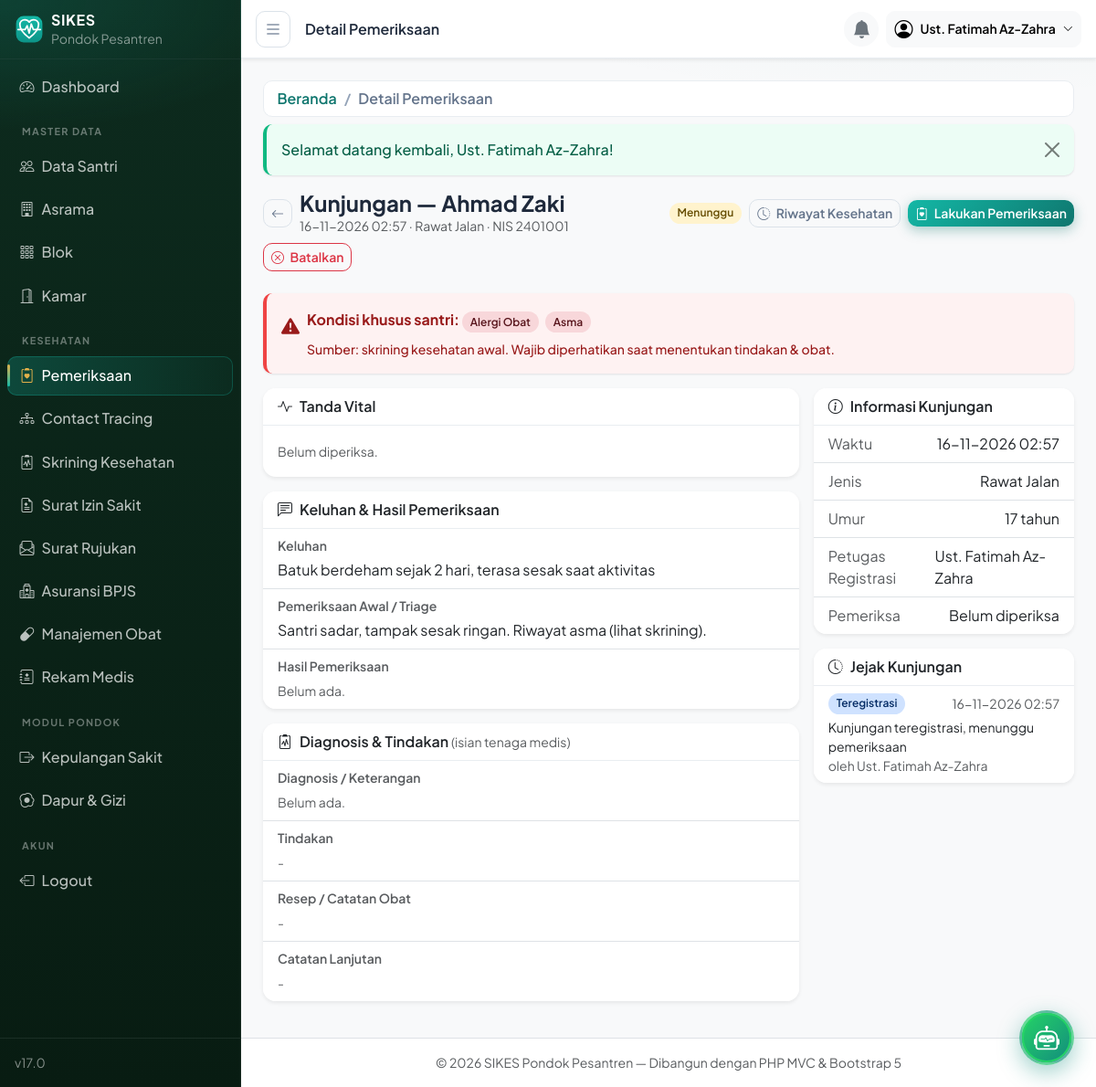
The page /pemeriksaan/1 (signed in) on the database its author committed.
### tables this page shows
CREATE TABLE pemeriksaan (
  id                 BIGINT UNSIGNED AUTO_INCREMENT PRIMARY KEY,
  santri_id          INT UNSIGNED NOT NULL,
  tanggal_kunjungan  DATETIME NOT NULL,
  jenis_kunjungan    ENUM('rawat_jalan','darurat','kontrol','preventif') NOT NULL DEFAULT 'rawat_jalan',
  keluhan            TEXT NOT NULL,
  pemeriksaan_awal   TEXT DEFAULT NULL,
  suhu_c             DECIMAL(4,1) DEFAULT NULL COMMENT '33.0 - 45.0',
  td_sistol          SMALLINT UNSIGNED DEFAULT NULL COMMENT '50 - 300 mmHg',
  td_diastol         SMALLINT UNSIGNED DEFAULT NULL COMMENT '20 - 200 mmHg',
  nadi               SMALLINT UNSIGNED DEFAULT NULL COMMENT '20 - 250 x/menit',
  pernapasan         SMALLINT UNSIGNED DEFAULT NULL COMMENT '5 - 80 x/menit',
  hasil_pemeriksaan  TEXT DEFAULT NULL,
  diagnosis          TEXT DEFAULT NULL COMMENT 'isian manual tenaga medis',
  tindakan           TEXT DEFAULT NULL,
  resep_obat         TEXT DEFAULT NULL,
  catatan_lanjutan   TEXT DEFAULT NULL,
  tanggal_kontrol    DATE DEFAULT NULL,
  status             ENUM('menunggu','selesai','batal') NOT NULL DEFAULT 'menunggu',
  pemeriksa_id       INT UNSIGNED DEFAULT NULL,
  petugas_id         INT UNSIGNED DEFAULT NULL,
  created_at         TIMESTAMP NOT NULL DEFAULT CURRENT_TIMESTAMP,
  updated_at         TIMESTAMP NOT NULL DEFAULT CURRENT_TIMESTAMP ON UPDATE CURRENT_TIMESTAMP,
  INDEX idx_pemeriksaan_tanggal (tanggal_kunjungan),
  INDEX idx_pemeriksaan_status  (status),
  CONSTRAINT fk_pemeriksaan_santri FOREIGN KEY (santri_id) REFERENCES santri (id)
    ON DELETE CASCADE ON UPDATE CASCADE,
  CONSTRAINT fk_pemeriksaan_pemeriksa FOREIGN KEY (pemeriksa_id) REFERENCES users (id)
    ON DELETE SET NULL ON UPDATE CASCADE,
  CONSTRAINT fk_pemeriksaan_petugas FOREIGN KEY (petugas_id) REFERENCES users (id)
    ON DELETE SET NULL ON UPDATE CASCADE
);

CREATE TABLE santri (
  id            INT UNSIGNED AUTO_INCREMENT PRIMARY KEY,
  nis           VARCHAR(20) NOT NULL UNIQUE,
  nisn          VARCHAR(15) DEFAULT NULL UNIQUE,
  nama          VARCHAR(100) NOT NULL,
  jenis_kelamin ENUM('L','P') NOT NULL,
  tempat_lahir  VARCHAR(100) DEFAULT NULL,
  tanggal_lahir DATE DEFAULT NULL,
  alamat        VARCHAR(255) DEFAULT NULL,
  no_telepon    VARCHAR(20) DEFAULT NULL,
  wali_id       INT UNSIGNED DEFAULT NULL,
  kamar_id      INT UNSIGNED DEFAULT NULL COMMENT 'NULL = belum ditempatkan',
  status        ENUM('aktif','nonaktif') NOT NULL DEFAULT 'aktif',
  created_at    TIMESTAMP NOT NULL DEFAULT CURRENT_TIMESTAMP,
  updated_at    TIMESTAMP NOT NULL DEFAULT CURRENT_TIMESTAMP ON UPDATE CURRENT_TIMESTAMP,
  INDEX idx_santri_nama (nama),
  INDEX idx_santri_status (status),
  CONSTRAINT fk_santri_wali FOREIGN KEY (wali_id) REFERENCES wali_santri (id)
    ON DELETE SET NULL ON UPDATE CASCADE,
  CONSTRAINT fk_santri_kamar FOREIGN KEY (kamar_id) REFERENCES kamar (id)
    ON DELETE SET NULL ON UPDATE CASCADE
);

CREATE TABLE users (
  id         INT UNSIGNED AUTO_INCREMENT PRIMARY KEY,
  nama       VARCHAR(100) NOT NULL,
  username   VARCHAR(50)  NOT NULL UNIQUE,
  email      VARCHAR(100) DEFAULT NULL,
  password   VARCHAR(255) NOT NULL COMMENT 'bcrypt via password_hash()',
  role_id    INT UNSIGNED NOT NULL,
  is_active  TINYINT(1) NOT NULL DEFAULT 1,
  last_login DATETIME DEFAULT NULL,
  created_at TIMESTAMP NOT NULL DEFAULT CURRENT_TIMESTAMP,
  updated_at TIMESTAMP NOT NULL DEFAULT CURRENT_TIMESTAMP ON UPDATE CURRENT_TIMESTAMP,
  CONSTRAINT fk_users_role FOREIGN KEY (role_id) REFERENCES roles (id)
    ON DELETE RESTRICT ON UPDATE CASCADE
);

CREATE TABLE pemeriksaan_riwayat (
  id             BIGINT UNSIGNED AUTO_INCREMENT PRIMARY KEY,
  pemeriksaan_id BIGINT UNSIGNED NOT NULL,
  aksi           ENUM('registrasi','periksa','ubah','batal') NOT NULL,
  data_sesudah   TEXT DEFAULT NULL COMMENT 'JSON snapshot + ringkasan',
  user_id        INT UNSIGNED DEFAULT NULL,
  created_at     TIMESTAMP NOT NULL DEFAULT CURRENT_TIMESTAMP,
  INDEX idx_priwayat_pemeriksaan (pemeriksaan_id),
  CONSTRAINT fk_priwayat_pemeriksaan FOREIGN KEY (pemeriksaan_id) REFERENCES pemeriksaan (id)
    ON DELETE CASCADE ON UPDATE CASCADE,
  CONSTRAINT fk_priwayat_user FOREIGN KEY (user_id) REFERENCES users (id)
    ON DELETE SET NULL ON UPDATE CASCADE
);

### app/views/pemeriksaan/show.php (the view, shortened to what the rows shown need)
<?php
 $item        = (isset($item) && is_array($item)) ? $item : [];
 $warnings    = (isset($warnings) && is_array($warnings)) ? $warnings : [];
 $riwayatList = (isset($riwayatList) && is_array($riwayatList)) ? $riwayatList : [];
 $id          = (int) ($item['id'] ?? 0);
 $santriId    = (int) ($item['santri_id'] ?? 0);
 $status      = $item['status'] ?? 'menunggu';
 $statusMap = ['menunggu' => 'warning', 'selesai' => 'success', 'batal' => 'secondary'];
 $aksiMap   = ['registrasi' => 'primary', 'periksa' => 'success', 'ubah' => 'warning', 'batal' => 'secondary'];
 $aksiLabel = ['registrasi' => 'Teregistrasi', 'periksa' => 'Diperiksa', 'ubah' => 'Diubah', 'batal' => 'Dibatalkan'];
 $tglKunjungan = $item['tanggal_kunjungan'] ?? null;
 $umur         = (!empty($item['tanggal_lahir']) && strtotime((string) $item['tanggal_lahir']) !== false)
    ? (new DateTime((string) $item['tanggal_lahir']))->diff(new DateTime())->y
    : null;
 $hasVitals = ($item['suhu_c'] ?? null) !== null
    || ($item['td_sistol'] ?? null) !== null
    || ($item['nadi'] ?? null) !== null
    || ($item['pernapasan'] ?? null) !== null;
?>
<div class="d-flex flex-wrap align-items-center gap-2 mb-4">
    <a href="<?= base_url('/pemeriksaan') ?>" class="btn btn-outline-secondary btn-sm"><i class="bi bi-arrow-left"></i></a>
    <div class="flex-grow-1">
        <h1 class="h4 fw-bold mb-0">Kunjungan — <?= e($item['santri_nama'] ?? 'Detail Pemeriksaan') ?></h1>
        <p class="text-muted small mb-0">
            <?= $tglKunjungan ? e(date('d-m-Y H:i', strtotime((string) $tglKunjungan))) : '-' ?> ·
            <?= Pemeriksaan::JENIS_LABEL[$item['jenis_kunjungan'] ?? ''] ?? '-' ?> ·
            <?= $item['nis'] ? 'NIS ' . e($item['nis']) : '' ?>
        </p>
    </div>
    <span class="badge bg-<?= $statusMap[$status] ?>-subtle text-<?= $statusMap[$status] ?>-emphasis">
        <?= Pemeriksaan::STATUS_LABEL[$status] ?>
    </span>
    <?php if ($id > 0): ?>
    <a href="<?= base_url('/pemeriksaan/riwayat/' . $santriId) ?>" class="btn btn-outline-secondary btn-sm">
        <i class="bi bi-clock-history me-1"></i> Riwayat Kesehatan
    </a>
    <?php endif; ?>
    <?php if ($status === 'menunggu' && $id > 0 && Auth::hasPermission('pemeriksaan.edit')): ?>
    <a href="<?= base_url('/pemeriksaan/' . $id . '/periksa') ?>" class="btn btn-brand btn-sm">
        <i class="bi bi-clipboard2-heart me-1"></i> Lakukan Pemeriksaan
    </a>
    <form method="POST" action="<?= base_url('/pemeriksaan/' . $id . '/batal') ?>"
          onsubmit="return confirm('Batalkan kunjungan ini?')">
        <button class="btn btn-outline-danger btn-sm"><i class="bi bi-x-circle me-1"></i> Batalkan</button>
    </form>
    <?php elseif ($status === 'selesai' && $id > 0 && Auth::hasPermission('pemeriksaan.edit')): ?>
    <a href="<?= base_url('/pemeriksaan/' . $id . '/edit') ?>" class="btn btn-brand btn-sm">
        <i class="bi bi-pencil me-1"></i> Edit
    </a>
    <?php endif; ?>
</div>
<?php require ROOT_PATH . '/app/views/partials/flash.php'; ?>
<?php if ($id === 0): ?>
<div class="alert alert-warning">
    <i class="bi bi-exclamation-triangle me-2"></i>
    Data pemeriksaan tidak tersedia. <a href="<?= base_url('/pemeriksaan') ?>">Kembali ke daftar kunjungan</a>.
</div>
<?php else: ?>
<?php if ($warnings): ?>
<div class="alert alert-danger d-flex align-items-start gap-2">
    <i class="bi bi-exclamation-triangle-fill mt-1 fs-5"></i>
    <div>
        <strong>Kondisi khusus santri:</strong>
        <?php foreach ($warnings as $w): ?>
            <span class="badge bg-danger-subtle text-danger-emphasis me-1 mt-1"><?= e($w) ?></span>
        <?php endforeach; ?>
        <div class="small mt-2">Sumber: skrining kesehatan awal. Wajib diperhatikan saat menentukan tindakan &amp; obat.</div>
    </div>
</div>
<?php endif; ?>
<div class="row g-3">
    <div class="col-lg-8">
        <div class="card border-0 shadow-sm mb-3">
            <div class="card-header bg-white fw-semibold"><i class="bi bi-activity me-2"></i>Tanda Vital</div>
            <div class="card-body">
                <?php if (!$hasVitals): ?>
                    <span class="text-muted small">Belum diperiksa.</span>
                <?php endif; ?>
            </div>
        </div>
        <div class="card border-0 shadow-sm mb-3">
            <div class="card-header bg-white fw-semibold"><i class="bi bi-chat-left-text me-2"></i>Keluhan &amp; Hasil Pemeriksaan</div>
            <ul class="list-group list-group-flush">
                <li class="list-group-item">
                    <div class="fw-semibold small text-muted mb-1">Keluhan</div>
                    <div style="white-space: pre-wrap"><?= e($item['keluhan'] ?? '-') ?></div>
                </li>
                <?php if (!empty($item['pemeriksaan_awal'])): ?>
                <li class="list-group-item">
                    <div class="fw-semibold small text-muted mb-1">Pemeriksaan Awal / Triage</div>
                    <div style="white-space: pre-wrap"><?= e($item['pemeriksaan_awal']) ?></div>
                </li>
                <?php endif; ?>
                <li class="list-group-item">
                    <div class="fw-semibold small text-muted mb-1">Hasil Pemeriksaan</div>
                    <?php if (!empty($item['hasil_pemeriksaan'])): ?>
                        <div style="white-space: pre-wrap"><?= e($item['hasil_pemeriksaan']) ?></div>
                    <?php else: ?>
                        <span class="text-muted small">Belum ada.</span>
                    <?php endif; ?>
                </li>
            </ul>
        </div>
        <div class="card border-0 shadow-sm mb-3">
            <div class="card-header bg-white fw-semibold">
                <i class="bi bi-clipboard2-pulse me-2"></i>Diagnosis &amp; Tindakan
                <span class="text-muted fw-normal small">(isian tenaga medis)</span>
            </div>
            <ul class="list-group list-group-flush">
                <li class="list-group-item">
                    <div class="fw-semibold small text-muted mb-1">Diagnosis / Keterangan</div>
                    <?php if (!empty($item['diagnosis'])): ?>
                        <div class="fw-semibold text-brand"><?= e($item['diagnosis']) ?></div>
                    <?php else: ?>
                        <span class="text-muted small">Belum ada.</span>
                    <?php endif; ?>
                </li>
                <li class="list-group-item">
                    <div class="fw-semibold small text-muted mb-1">Tindakan</div>
                    <div style="white-space: pre-wrap"><?= !empty($item['tindakan']) ? e($item['tindakan']) : '<span class="text-muted small">-</span>' ?></div>
                </li>
                <li class="list-group-item">
                    <div class="fw-semibold small text-muted mb-1">Resep / Catatan Obat</div>
                    <div style="white-space: pre-wrap"><?= !empty($item['resep_obat']) ? e($item['resep_obat']) : '<span class="text-muted small">-</span>' ?></div>
                </li>
                <li class="list-group-item">
                    <div class="fw-semibold small text-muted mb-1">Catatan Lanjutan</div>
                    <div style="white-space: pre-wrap"><?= !empty($item['catatan_lanjutan']) ? e($item['catatan_lanjutan']) : '<span class="text-muted small">-</span>' ?></div>
                </li>
            </ul>
        </div>
    </div>
    <div class="col-lg-4">
        <div class="card border-0 shadow-sm mb-3">
            <div class="card-header bg-white fw-semibold"><i class="bi bi-info-circle me-2"></i>Informasi Kunjungan</div>
            <ul class="list-group list-group-flush">
                <li class="list-group-item d-flex justify-content-between">
                    <span class="text-muted">Waktu</span>
                    <span><?= $tglKunjungan ? e(date('d-m-Y H:i', strtotime((string) $tglKunjungan))) : '-' ?></span>
                </li>
                <li class="list-group-item d-flex justify-content-between">
                    <span class="text-muted">Jenis</span>
                    <span><?= Pemeriksaan::JENIS_LABEL[$item['jenis_kunjungan'] ?? ''] ?? '-' ?></span>
                </li>
                <li class="list-group-item d-flex justify-content-between">
                    <span class="text-muted">Umur</span>
                    <span><?= $umur !== null ? $umur . ' tahun' : '-' ?></span>
                </li>
                <li class="list-group-item d-flex justify-content-between">
                    <span class="text-muted">Petugas Registrasi</span>
                    <span><?= e($item['petugas_nama'] ?? '-') ?></span>
                </li>
                <li class="list-group-item d-flex justify-content-between">
                    <span class="text-muted">Pemeriksa</span>
                    <span><?= e($item['pemeriksa_nama'] ?? 'Belum diperiksa') ?></span>
                </li>
            </ul>
        </div>
        <div class="card border-0 shadow-sm">
            <div class="card-header bg-white fw-semibold"><i class="bi bi-clock-history me-2"></i>Jejak Kunjungan</div>
            <ul class="list-group list-group-flush">
                <?php foreach ($riwayatList as $r):
                    $snap = json_decode($r['data_sesudah'] ?? '', true);
                    $ringkasan = is_array($snap) ? ($snap['ringkasan'] ?? '-') : '-';
                ?>
                <li class="list-group-item">
                    <div class="d-flex justify-content-between align-items-center">
                        <span class="badge bg-<?= $aksiMap[$r['aksi']] ?? 'secondary' ?>-subtle
                                      text-<?= $aksiMap[$r['aksi']] ?? 'secondary' ?>-emphasis">
                            <?= $aksiLabel[$r['aksi']] ?? e($r['aksi']) ?>
                        </span>
                        <small class="text-muted"><?= e(date('d-m-Y H:i', strtotime($r['created_at']))) ?></small>
                    </div>
                    <div class="small mt-1"><?= e((string) $ringkasan) ?></div>
                    <?php if ($r['user_nama']): ?><div class="small text-muted">oleh <?= e($r['user_nama']) ?></div><?php endif; ?>
                </li>
                <?php endforeach; ?>
            </ul>
        </div>
    </div>
</div>
<?php endif; ?>

### app/core/Router.php (shortened to what the rows shown need)
<?php
class Router
{
    private array $routes = [];
    private function add(string $method, string $path, string $handler, ?string $permission): void
    {
        $this->routes[] = compact('method', 'path', 'handler', 'permission');
    }
    public function dispatch(): void
    {
        $httpMethod = strtoupper($_SERVER['REQUEST_METHOD']);
        $uri        = current_path();
        foreach ($this->routes as $route) {
            if ($route['method'] !== $httpMethod) {
                continue;
            }
            if (preg_match($this->toRegex($route['path']), $uri, $matches)) {
                $params = array_values(array_filter($matches, 'is_string', ARRAY_FILTER_USE_KEY));
                $this->invoke($route['handler'], $params);
                return;
            }
        }
    }
    private function toRegex(string $path): string
    {
        $regex = preg_replace('#\{([a-zA-Z_][a-zA-Z0-9_]*)\}#', '(?<$1>[a-zA-Z0-9_-]+)', $path);
        return '#^' . $regex . '$#';
    }
    private function invoke(string $handler, array $params): void
    {
        [$controllerName, $action] = explode('@', $handler);
        (new $class())->{$action}(...$params);
    }
}

### rows shown on the page
pemeriksaan: santri.nama "Ahmad Zaki", tanggal_kunjungan "16-11-2026 02:57", jenis_kunjungan "Rawat Jalan", santri.nis "2401001", status "Menunggu", keluhan "Batuk berdeham sejak 2 hari, terasa sesak saat aktivitas", pemeriksaan_awal "Santri sadar, tampak sesak ringan. Riwayat asma (lihat skrining).", santri.tanggal_lahir "17", petugas.nama "Ust. Fatimah Az-Zahra"
pemeriksaan_riwayat: aksi "Teregistrasi", created_at "16-11-2026 02:57", data_sesudah "Kunjungan teregistrasi, menunggu pemeriksaan", user.nama "Ust. Fatimah Az-Zahra"

### other values the page prints
$bcItem['label'] "Beranda"
$bcItem['label'] "Detail Pemeriksaan"
$message "Selamat datang kembali, Ust. Fatimah Az-Zahra!"
$w "Alergi Obat"
$w "Asma"
$item['pemeriksa_nama'] "Belum diperiksa"
